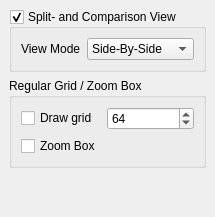
  <widget class="QDockWidget" name="displayDockWidget">
   <property name="sizePolicy">
    <sizepolicy hsizetype="Preferred" vsizetype="Minimum">
     <horstretch>0</horstretch>
     <verstretch>0</verstretch>
    </sizepolicy>
   </property>
   <property name="minimumSize">
    <size>
     <width>185</width>
     <height>183</height>
    </size>
   </property>
   <property name="maximumSize">
    <size>
     <width>524287</width>
     <height>524287</height>
    </size>
   </property>
   <property name="floating">
    <bool>false</bool>
   </property>
   <property name="windowTitle">
    <string>Display Options</string>
   </property>
   <attribute name="dockWidgetArea">
    <number>2</number>
   </attribute>
   <widget class="QWidget" name="displaydockWidgetContents">
    <layout class="QVBoxLayout" name="verticalLayout_4">
     <item>
      <widget class="QGroupBox" name="SplitViewgroupBox">
       <property name="sizePolicy">
        <sizepolicy hsizetype="Preferred" vsizetype="Fixed">
         <horstretch>0</horstretch>
         <verstretch>0</verstretch>
        </sizepolicy>
       </property>
       <property name="minimumSize">
        <size>
         <width>0</width>
         <height>0</height>
        </size>
       </property>
       <property name="title">
        <string>Split- and Comparison View</string>
       </property>
       <property name="alignment">
        <set>Qt::AlignLeading|Qt::AlignLeft|Qt::AlignTop</set>
       </property>
       <property name="checkable">
        <bool>true</bool>
       </property>
       <layout class="QVBoxLayout" name="verticalLayout_3">
        <item>
         <layout class="QHBoxLayout" name="ViewModeLayout">
          <item>
           <widget class="QLabel" name="ViewModelabel">
            <property name="sizePolicy">
             <sizepolicy hsizetype="Fixed" vsizetype="Fixed">
              <horstretch>0</horstretch>
              <verstretch>0</verstretch>
             </sizepolicy>
            </property>
            <property name="minimumSize">
             <size>
              <width>0</width>
              <height>0</height>
             </size>
            </property>
            <property name="text">
             <string>View Mode</string>
            </property>
            <property name="alignment">
             <set>Qt::AlignLeading|Qt::AlignLeft|Qt::AlignVCenter</set>
            </property>
           </widget>
          </item>
          <item>
           <widget class="QComboBox" name="viewComboBox">
            <item>
             <property name="text">
              <string>Side-By-Side</string>
             </property>
            </item>
            <item>
             <property name="text">
              <string>Comparison</string>
             </property>
            </item>
           </widget>
          </item>
         </layout>
        </item>
       </layout>
      </widget>
     </item>
     <item>
      <widget class="QGroupBox" name="grid_zoomBox">
       <property name="enabled">
        <bool>true</bool>
       </property>
       <property name="sizePolicy">
        <sizepolicy hsizetype="Preferred" vsizetype="Fixed">
         <horstretch>0</horstretch>
         <verstretch>0</verstretch>
        </sizepolicy>
       </property>
       <property name="title">
        <string>Regular Grid / Zoom Box</string>
       </property>
       <property name="alignment">
        <set>Qt::AlignLeading|Qt::AlignLeft|Qt::AlignTop</set>
       </property>
       <layout class="QGridLayout" name="gridLayout_13">
        <property name="leftMargin">
         <number>9</number>
        </property>
        <property name="topMargin">
         <number>9</number>
        </property>
        <property name="rightMargin">
         <number>9</number>
        </property>
        <property name="bottomMargin">
         <number>9</number>
        </property>
        <item row="0" column="0">
         <widget class="QCheckBox" name="regularGridCheckBox">
          <property name="sizePolicy">
           <sizepolicy hsizetype="Fixed" vsizetype="Fixed">
            <horstretch>0</horstretch>
            <verstretch>0</verstretch>
           </sizepolicy>
          </property>
          <property name="text">
           <string>Draw grid</string>
          </property>
         </widget>
        </item>
        <item row="0" column="1">
         <widget class="QSpinBox" name="gridSizeBox">
          <property name="minimum">
           <number>1</number>
          </property>
          <property name="maximum">
           <number>512</number>
          </property>
          <property name="value">
           <number>64</number>
          </property>
         </widget>
        </item>
        <item row="1" column="0">
         <widget class="QCheckBox" name="zoomBoxCheckBox">
          <property name="sizePolicy">
           <sizepolicy hsizetype="Fixed" vsizetype="Fixed">
            <horstretch>0</horstretch>
            <verstretch>0</verstretch>
           </sizepolicy>
          </property>
          <property name="text">
           <string>Zoom Box</string>
          </property>
         </widget>
        </item>
       </layout>
      </widget>
     </item>
     <item>
      <spacer name="verticalSpacer">
       <property name="orientation">
        <enum>Qt::Vertical</enum>
       </property>
       <property name="sizeHint" stdset="0">
        <size>
         <width>20</width>
         <height>40</height>
        </size>
       </property>
      </spacer>
     </item>
    </layout>
   </widget>
  </widget>
